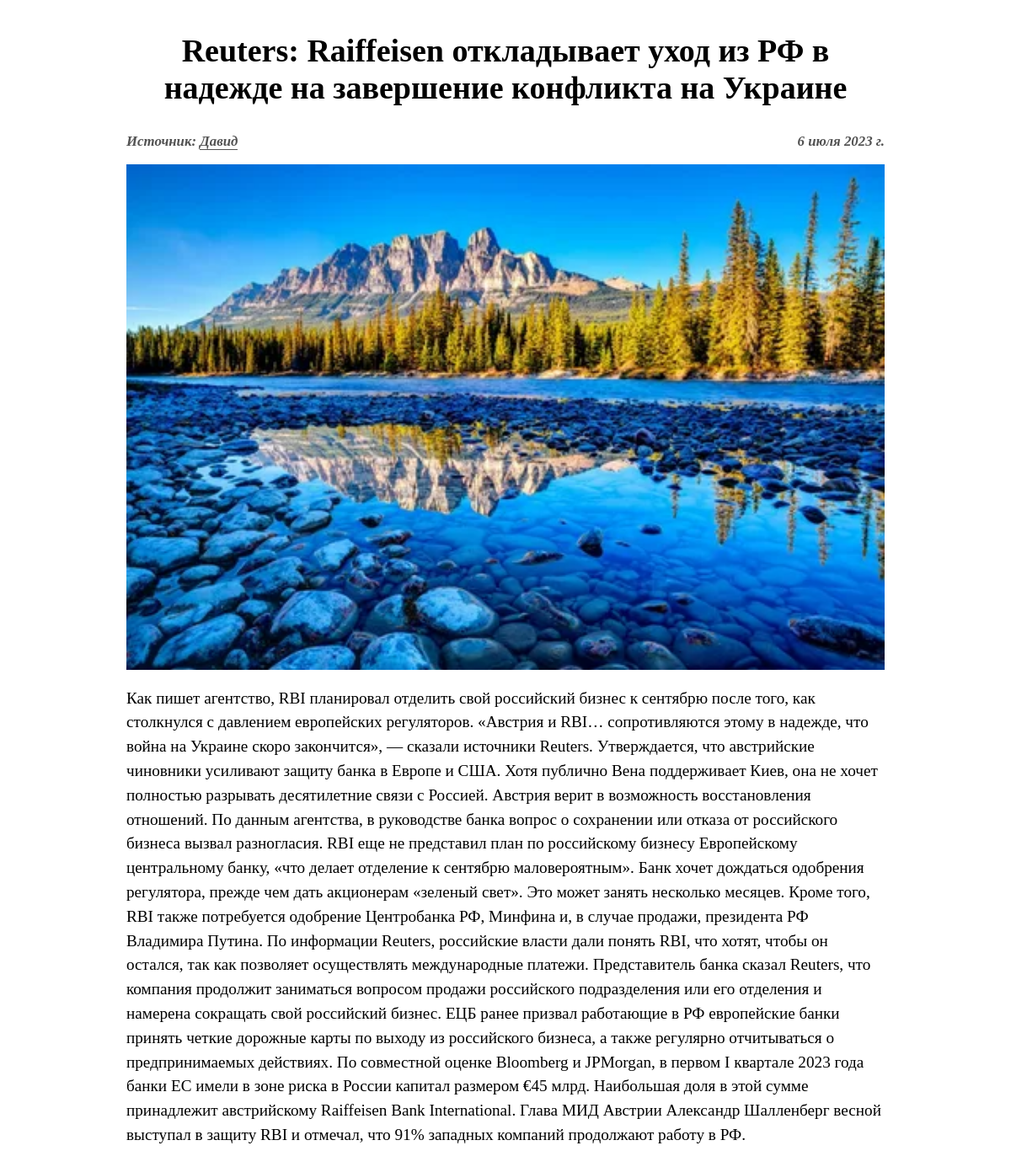
Screenshot of /news/1 with the database file from the repository.
### news/models.py (models this page shows)
class Novosti_models(models.Model):
    image = models.ImageField('Фото')
    name = models.CharField('Название новости', max_length=150)
    announce = models.CharField('Анонс', max_length=1000)
    date = models.DateField('Дата публикации', auto_now_add=True)
    full = models.TextField('Вся новость', blank=True, null=True)
    source = models.CharField('Источник:', max_length=100, blank=True, null=True)
    class Meta:
        verbose_name = "Новости"
        verbose_name_plural = "Новости"

### news/views.py (the view)
# urls.py: path('<int:pk>', views.Detailed.as_view(), name='detail_news'),
class Detailed(DetailView):
    model = Novosti_models
    template_name = 'news/html/full_news.html'
    context_object_name = 'novost'

### news/templates/news/html/full_news.html (shortened to what this page needs)
<!doctype html>
{% load static %}
<html lang="ru">
<head>
    <link rel="stylesheet" href=" {% static 'style/css/news_full.css' %} ">
	<link rel="stylesheet" href=" {% static 'style/css/news_full_media.css' %} ">
</head>
<body>
    <div class="container">
            <h3 class="sep_h3">{{ novost.name }}</h3>
            <div class="new_flex">
                <h3>Источник: <span class="david">{{ novost.source }}</span></h3>
                <h3>{{ novost.date }}</h3>
            </div>
            <div class="image_sep">
                <img src="{{ novost.image.url }}">
            </div>
            <div class="main_new">{{ novost.full }}</div>
    </div>
</body>
</html>

### static/style/css/news_full.css (style rules this page uses)
.container { max-width: 900px; margin: 0 auto; padding-inline: 1rem; }
.sep_h3 { font-size: 38px; margin-bottom: 15px; text-align: center; }
.image_sep img { width:100% }
.main_new { line-height: 1.5; font-size: 1.2rem; margin-top: 1rem; padding-bottom: 3rem; }
.new_flex { display: flex; justify-content: space-between; font-size: .9rem; font-style: italic; color: #525252; }
.david { border-bottom: .5px solid #525252 }

### rows the page displays
Novosti_models: name "Reuters: Raiffeisen откладывает уход из РФ в надежде на завершение конфликта на Украине", source "Давид", date "6 июля 2023 г.", image (picture), full "Как пишет агентство, RBI планировал отделить свой российский бизнес к сентябрю после того, как столкнулся с давлением европейских регуляторов. «Австрия и RBI… сопротивляются этому в надежде, что война на Украине скоро закончится», — сказали источники Reuters. Утверждается, что австрийские чиновники усиливают защиту банка в Европе и США. Хотя публично Вена поддерживает Киев, она не хочет полностью разрывать десятилетние связи с Россией. Австрия верит в возможность восстановления отношений. По данным агентства, в руководстве банка вопрос о сохранении или отказа от российского бизнеса вызвал разногласия. RBI еще не представил план по российскому бизнесу Европейскому центральному банку, «что…"
